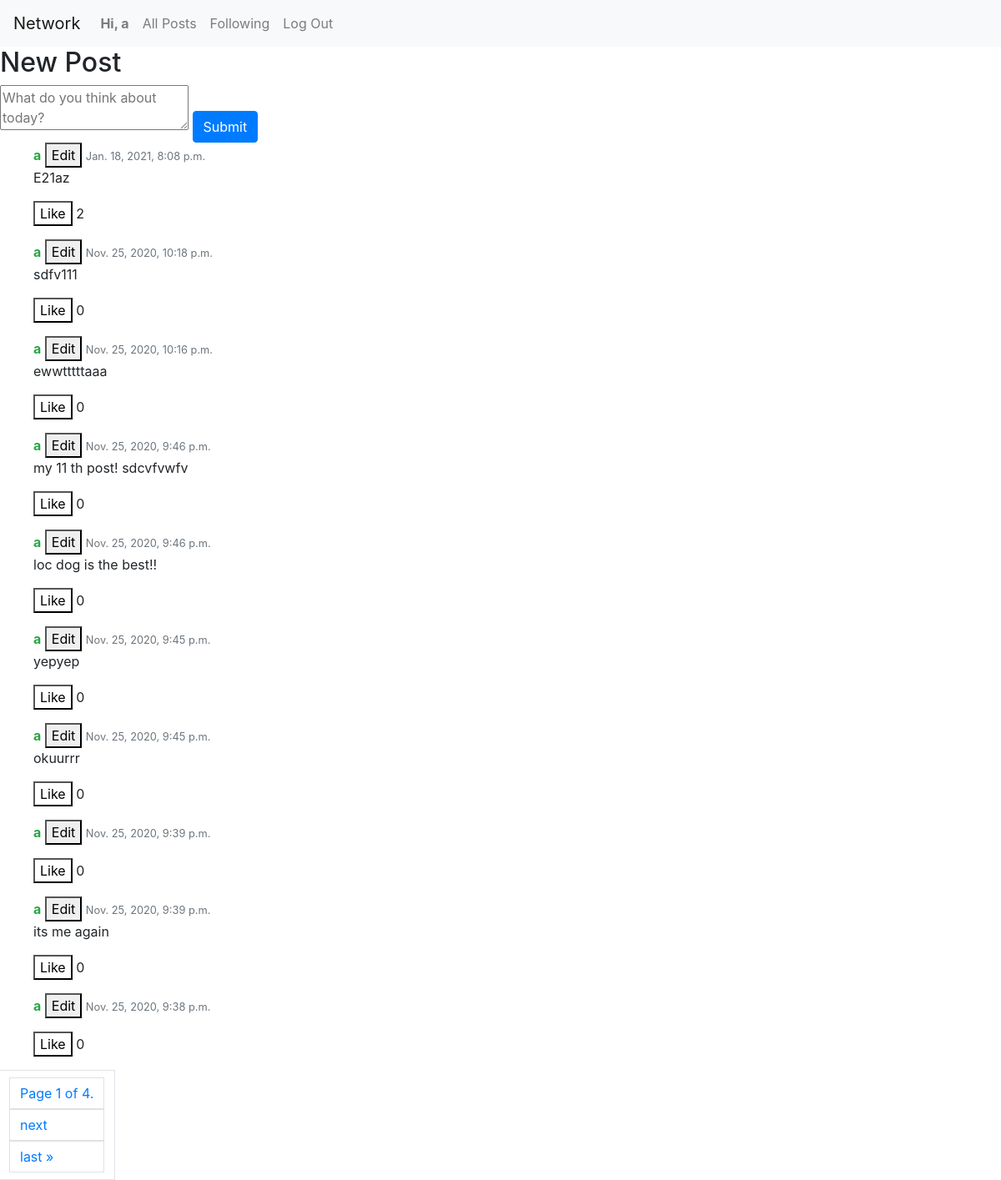
The app's page / (signed in) with its own data.
### network/models.py (models this page shows, shortened)
class User(AbstractUser):
    pass

class Post(models.Model):
    post = models.TextField(blank=True)
    post_time = models.DateTimeField(default=timezone.now)
    user_posted = models.ForeignKey(User, on_delete=models.CASCADE)
    like = models.ManyToManyField(User, default=0, related_name='like')

### network/views.py (the view)
# urls.py: path("", views.index, name="index"),
def index(request):
    all_posts = Post.objects.order_by("-post_time").all()
    paginator = Paginator(all_posts, 10)
    page_number = request.GET.get('page')
    page_obj = paginator.get_page(page_number)
    if request.user.is_authenticated:
        return render(request, "network/index.html", {
            'all_posts': all_posts,
            'page_obj': page_obj,
        })
    else:
        return HttpResponseRedirect(reverse("login"))

### network/templates/network/index.html (shortened to what this page needs)
{% extends "network/layout.html" %}
{% block body %}
    <div class="new-post">
        <h2>New Post</h2>
        <form>
            <textarea id="post-text" placeholder="What do you think about today?"></textarea>
            <input type="submit" href="{% url 'index' %}" id="new_post" class="btn btn-primary"/>
        </form>
    </div>
     {% include 'network/posts.html' %}
{% endblock %}

### network/templates/network/layout.html (shortened to what this page needs)
{% load static %}
<!DOCTYPE html>
<html lang="en">
    <head>
        <link rel="stylesheet" href="https://stackpath.bootstrapcdn.com/bootstrap/4.4.1/css/bootstrap.min.css">
        <link href="{% static 'network/styles.css' %}" rel="stylesheet">
    </head>
    <body>
        <nav class="navbar navbar-expand-lg navbar-light bg-light">
            <a class="navbar-brand" href="#">Network</a>
            <div>
              <ul class="navbar-nav mr-auto">
                {% if user.is_authenticated %}
                    <li class="nav-item">
                        <a class="nav-link" id="profile" href="{% url 'profile page' user.username %}"><strong>Hi, {{ user.username }}</strong></a>
                    </li>
                {% endif %}
                <li class="nav-item">
                  <a class="nav-link" href="{% url 'index' %}">All Posts</a>
                </li>
                {% if user.is_authenticated %}
                    <li class="nav-item">
                        <a class="nav-link" id="following" href="{% url 'following posts' %}">Following</a>
                    </li>
                    <li class="nav-item">
                        <a class="nav-link" href="{% url 'logout' %}">Log Out</a>
                    </li>
                {% endif %}
              </ul>
            </div>
          </nav>
        <div class="body">
            {% block body %}
            {% endblock %}
        </div>
    </body>
</html>

### network/templates/network/posts.html (shortened to what this page needs)
<div class="all-posts">
    {% for post in page_obj %}
        <ul class="media-list">
            <li class="media">
                <div class="media-body">
                    <a><strong class="text-success" href="{% url 'profile page' post.user_posted %}">{{post.user_posted}}</strong></a>
                    {% if post.user_posted == user %}
                        <button class="edit-post edit-btn-{{ post.id }}" id="{{ post.id }}">Edit</button>
                    {% endif %}
                    <span class="text-muted pull-right">
                        <small class="text-muted">{{post.post_time}}</small>
                    </span>
                    <p id="post-text-for-{{post.id}}" class="post-text" style="display:block;">
                        {{post.post}}
                    </p>
                    <button class="like-btn" id="liked-post-{{post.id}}"
                            {% if not request.user in post.like.all %} style="background-color:white;"
                            {% else %} style="background-color:red;"
                            {% endif %}>
                        Like
                    </button>
                    <span class="like-count-{{post.id}}">{{post.like.count}}</span>
                </div>
            </li>
        </ul>
    {% endfor %}
    <div class="pagination">
        <span class="page-link">
            <span class="current page-link disabled">
                Page {{ page_obj.number }} of {{ page_obj.paginator.num_pages }}.
            </span>
            {% if page_obj.has_next %}
                <a class="page-link" href="?page={{ page_obj.next_page_number }}">next</a>
                <a class="page-link" href="?page={{ page_obj.paginator.num_pages }}">last &raquo;</a>
            {% endif %}
        </span>
    </div>
</div>

### records on screen
User: username "a"
Post: user_posted "a", post_time "Jan. 18, 2021, 8:08 p.m.", post "E21az", like.count "2"
Post: user_posted "a", post_time "Nov. 25, 2020, 10:18 p.m.", post "sdfv111", like.count "0"
Post: user_posted "a", post_time "Nov. 25, 2020, 10:16 p.m.", post "ewwtttttaaa", like.count "0"
Post: user_posted "a", post_time "Nov. 25, 2020, 9:46 p.m.", post "my 11 th post! sdcvfvwfv", like.count "0"
Post: user_posted "a", post_time "Nov. 25, 2020, 9:46 p.m.", post "loc dog is the best!!", like.count "0"
Post: user_posted "a", post_time "Nov. 25, 2020, 9:45 p.m.", post "yepyep", like.count "0"
Post: user_posted "a", post_time "Nov. 25, 2020, 9:45 p.m.", post "okuurrr", like.count "0"
Post: user_posted "a", post_time "Nov. 25, 2020, 9:39 p.m.", like.count "0"
Post: user_posted "a", post_time "Nov. 25, 2020, 9:39 p.m.", post "its me again", like.count "0"
Post: user_posted "a", post_time "Nov. 25, 2020, 9:38 p.m.", like.count "0"

### other values on screen
{{ page_obj.number }} "1"
{{ page_obj.paginator.num_pages }} "4"
